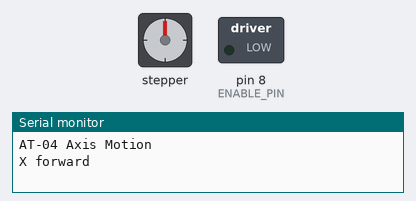
This sketch was run on a simulated Arduino Uno, built with avr-gcc and run on an emulated ATmega328P. On the bench: stepper motor, switched loads named in the sketch (green lamp = pin HIGH), the last lines printed to the serial monitor. Wiring (inferred from the names in the program): stepper motor (50 steps per turn assumed): coils pin 4, pin 5, pin 6, pin 7. Pins used as bus, display or sensor lines are not drawn. At 8.1 s the program stops and its outputs stay as they are.

Above: at 0.1 s.
At 5.6 s:
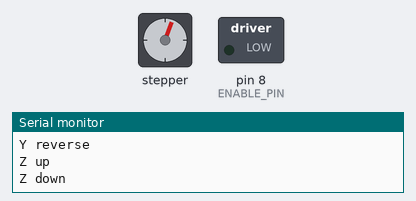
Timing chart, 0 to 7.1 s (numbered marks = the images above):
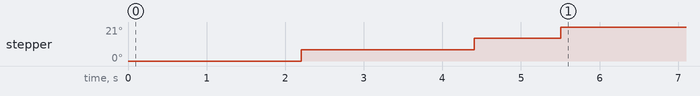

The sketch:

at04_axis_motion.ino
```cpp
#define ENABLE_PIN 8

#define X_DIR 5
#define X_STEP 2
#define Y_DIR 6
#define Y_STEP 3
#define Z_DIR 7
#define Z_STEP 4

#define STEPS_PER_REV 50
#define MICROSTEP 1
#define STEP_DELAY_US 6000

void stepMotor(int dirPin, int stepPin, int steps, bool clockwise) {
  digitalWrite(dirPin, clockwise ? HIGH : LOW);
  delay(1);
  for (int i = 0; i < steps * MICROSTEP; i++) {
    digitalWrite(stepPin, HIGH);
    delayMicroseconds(STEP_DELAY_US);
    digitalWrite(stepPin, LOW);
    delayMicroseconds(STEP_DELAY_US);
  }
}

void setup() {
  Serial.begin(115200);

  pinMode(X_DIR, OUTPUT);
  pinMode(X_STEP, OUTPUT);
  pinMode(Y_DIR, OUTPUT);
  pinMode(Y_STEP, OUTPUT);
  pinMode(Z_DIR, OUTPUT);
  pinMode(Z_STEP, OUTPUT);
  pinMode(ENABLE_PIN, OUTPUT);

  digitalWrite(ENABLE_PIN, LOW);

  Serial.println("AT-04 Axis Motion");
}

void loop() {
  Serial.println("X forward");
  stepMotor(X_DIR, X_STEP, STEPS_PER_REV, true);
  delay(500);

  Serial.println("X reverse");
  stepMotor(X_DIR, X_STEP, STEPS_PER_REV, false);
  delay(500);

  Serial.println("Y forward");
  stepMotor(Y_DIR, Y_STEP, STEPS_PER_REV, true);
  delay(500);

  Serial.println("Y reverse");
  stepMotor(Y_DIR, Y_STEP, STEPS_PER_REV, false);
  delay(500);

  Serial.println("Z up");
  stepMotor(Z_DIR, Z_STEP, STEPS_PER_REV, true);
  delay(500);

  Serial.println("Z down");
  stepMotor(Z_DIR, Z_STEP, STEPS_PER_REV, false);
  delay(1000);

  while (true) {
    delay(1000);
  }
}
```
